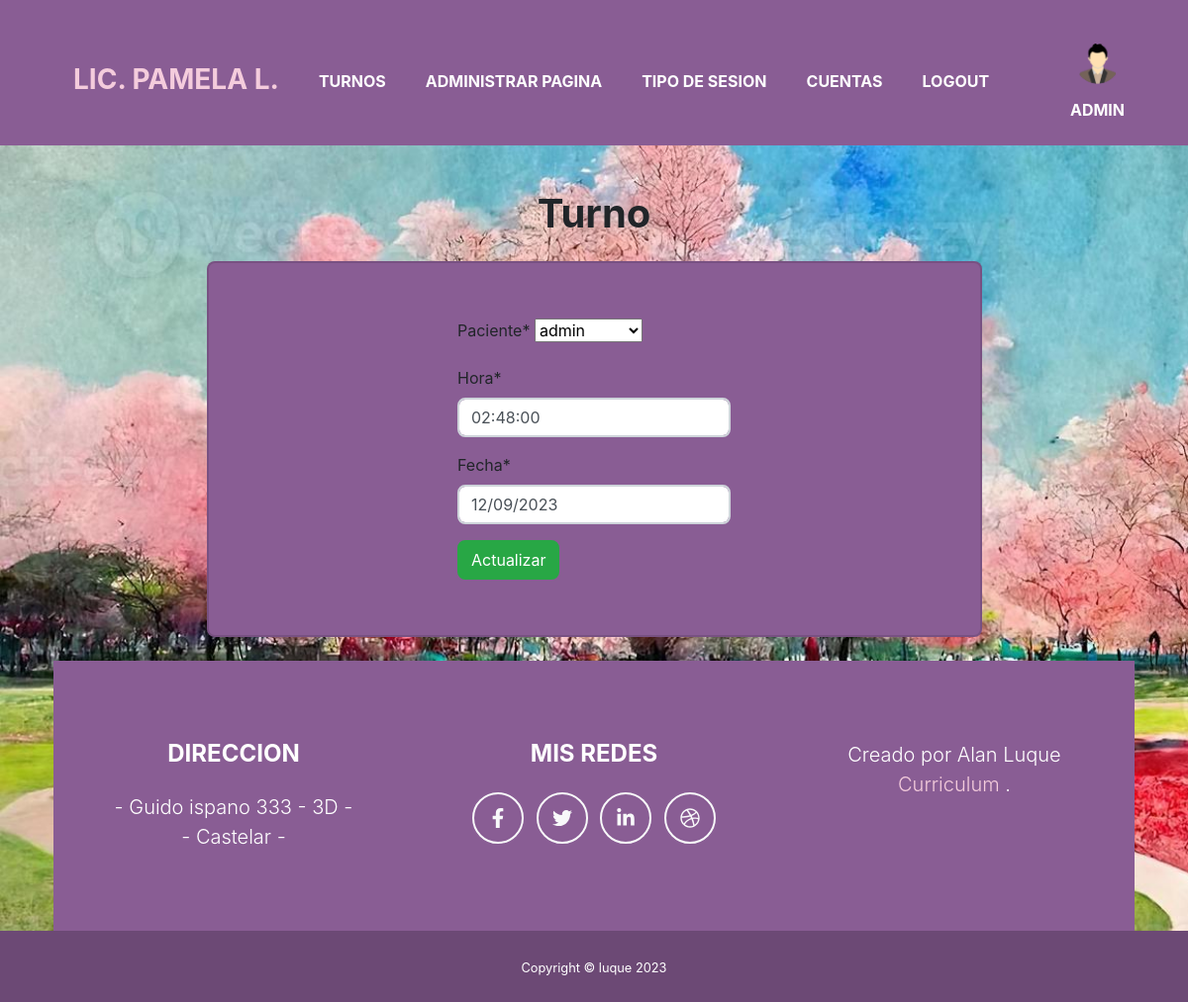
Screenshot of /administration/edit-turn/14/ (signed in) with the database file from the repository.
### apps/login/models.py (models this page shows, shortened)
class Acount(models.Model): # acount esta vinculado con lo usuario de django
    user = models.ForeignKey(User, on_delete=models.CASCADE, null=False, blank=False)
    type_session = models.ForeignKey(TypeSession, on_delete=models.PROTECT, default=3)
    email = models.EmailField(unique=True) # se inicia sesion con el email
    imgAvatar = models.ImageField(default="avatares/avatar.png", upload_to="avatares/")
    name = models.CharField(max_length=50)
    lastName = models.CharField(max_length=50)
    date = models.DateField() # fecha de nacimiento
    phone = models.CharField(max_length=16)
    is_admin = models.BooleanField(default=False)

### apps/agenda/models.py (models this page shows, shortened)
class Turn(models.Model): # turnos para la sesiones
    date = models.DateField()
    time = models.TimeField()
    time_fin = models.TimeField()
    user_id = models.ForeignKey(User, on_delete=models.CASCADE, null=False, blank=False)
    type_session = models.ForeignKey(TypeSession, on_delete=models.SET_NULL, null=True, blank=True)

### decorators.py (the view)
    def custom_function(request, *args, **kwargs):
        try:
            acount = Acount.objects.get(user_id=request.user)
            request.imgAvatar = acount.imgAvatar
            request.is_admin = acount.is_admin
        except:
            request.imgAvatar = "avatares/avatar.png"
            request.is_admin = False
        return function(request, *args, **kwargs)

### apps/administration/views.py (called while the page is built)
    def get_form(self, form_class=None):
        form = super().get_form(form_class)
        form.fields['user_id'].label = 'Paciente'  # Cambia el label del campo 'user_id'
        form.fields['time'].label = 'Hora'  # Cambia el label del campo 'time'
        form.fields['date'].label = 'Fecha'  # Cambia el label del campo 'date'
        return form

    def get_context_data(self, **kwargs):
        context = super().get_context_data(**kwargs)
        context['tittle'] = 'Turno'
        context['button_text'] = "Actualizar"
        return context

### apps/administration/templates/administration/turnUpdate.html (shortened to what this page needs)
{% extends 'core/base.html' %}
{% load static %}
{% load crispy_forms_tags %}
{% block title_h1 %}
        {{ tittle }}
{% endblock title_h1 %}
{% block content %}
        <div style="width: 75%; margin: auto" class="py-2 my-4 align-items-center bg-secondary card" >
                <form action="#" method="post", class="align-items-center p-5" enctype="multipart/form-data">
                        {{ form|crispy }}
                        <button type="submit", class="btn btn-success">{{ button_text }}</button>
                </form>
        </div>
{% endblock content %}

### apps/core/templates/core/navBar.html (shortened to what this page needs)
<!DOCTYPE html>
<html lang="es">
    <head>
        {% load static %}
        <link href="{% static 'core/css/styles.css' %}" rel="stylesheet" />
        <link rel="stylesheet" href="https://cdnjs.cloudflare.com/ajax/libs/font-awesome/5.15.3/css/all.min.css">
    </head>
    <body id="page-top">
<div class="container mb-5">
<nav class="navbar navbar-expand-lg bg-secondary text-uppercase fixed-top pb-2" id="mainNav">
    <div class="container">
      <div class="collapse navbar-collapse" id="navbarSupportedContent">
        <ul class="navbar-nav me-auto mb-2 mb-lg-0">
            <li class="navbar-brand mx-0 mx-lg-1"><a class="nav-link py-0 px-0 px-lg-3 rounded" href="{% url 'home' %}">Lic. Pamela L.</a></li>
            {% if user.is_authenticated %}
                {% if request.is_admin %}
                <li class="nav-item mx-0 mx-lg-1"><a class="nav-link py-3 px-0 px-lg-3 rounded" href="{% url 'admin_turn' 0 %}">Turnos</a></li>
                <li class="nav-item mx-0 mx-lg-1"><a class="nav-link py-3 px-0 px-lg-3 rounded" href="{% url 'home-edit' %}">Administrar pagina</a></li>
                <li class="nav-item mx-0 mx-lg-1"><a class="nav-link py-3 px-0 px-lg-3 rounded" href="{% url 'typeSession' %}">Tipo de sesion</a></li>
                <li class="nav-item mx-0 mx-lg-1"><a class="nav-link py-3 px-0 px-lg-3 rounded" href="{% url 'cuentas' %}">cuentas</a></li>
                {% else %}
                <li class="nav-item mx-0 mx-lg-1"><a class="nav-link py-3 px-0 px-lg-3 rounded" href="{% url 'turns' %}">Turnos</a></li>
                <li class="nav-item mx-0 mx-lg-1"><a class="nav-link py-3 px-0 px-lg-3 rounded" href="{% url 'my-turns' %}">Mis turnos</a></li>
                {% endif %}
                <li class="nav-item mx-0 mx-lg-1"><a class="nav-link py-3 px-0 px-lg-3 rounded" href="{% url 'logout' %}">Logout</a></li>
            {% else %}
                <li class="nav-item mx-0 mx-lg-1"><a class="nav-link py-3 px-0 px-lg-3 rounded" href="{% url 'login' %}">Login</a></li>
                <li class="nav-item mx-0 mx-lg-1"><a class="nav-link py-3 px-0 px-lg-3 rounded" href="{% url 'register' %}">Register</a></li>
            {% endif %}
        </ul>
      </div>
      <div class="d-flex align-items-center">
        <div class="dropdown text-center">
          <a
            class=" d-flex align-items-center"
            href="{% url 'perfil' %}"
            id="navbarDropdownMenuAvatar"
            role="button"
            data-mdb-toggle="dropdown"
            aria-expanded="false"
          >
            <img
              src="/media/{{request.imgAvatar}}"
              class="rounded-circle"
              height="75"
              alt="Black and White Portrait of a Man"
              loading="lazy"
            />
          </a>
          <p class="text-white">{{user.username}}</p>
        </div>
      </div>
    </div>
  </nav>
</div>
        <div class="container pt-5">
          {% block base %}
          {% endblock base %}
        </div>
        <div class="copyright py-4 text-center text-white">
            <div class="container"><small>Copyright &copy; luque 2023</small></div>
        </div>
    </body>
</html>

### rows the page displays
Acount: imgAvatar (picture)
Turn: user_id "admin", time "02:48:00", date "12/09/2023"

### other values shown
{{ user.username }} "ADMIN"
{{ tittle }} "Turno"
{{ button_text }} "Actualizar"
